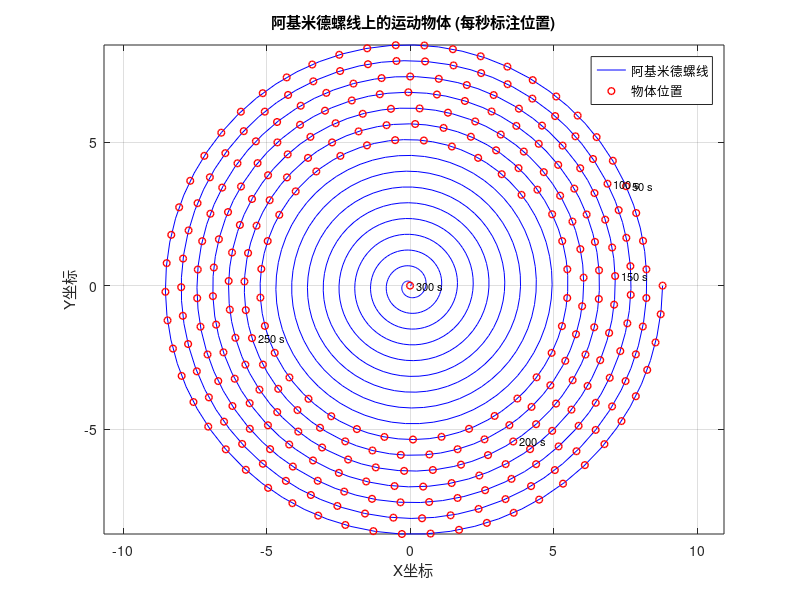

Write MATLAB code to recreate this figure.
clc;
clear;

% 螺距
p = 0.55;
% 圈数
n = 16;

% 计算螺线的参数范围
theta_end = n * 2 * pi;
theta = linspace(0, theta_end, 1000);

% 计算螺线的极坐标
r = p * theta / (2 * pi);

% 将极坐标转换为笛卡尔坐标
x = r .* cos(theta);
y = r .* sin(theta);

% 绘制阿基米德螺线
figure;
plot(x, y, 'b');
hold on;

% 计算螺线的长度
dx_dtheta = @(theta) p / (2 * pi) * cos(theta) - (p * theta / (2 * pi)) .* sin(theta);
dy_dtheta = @(theta) p / (2 * pi) * sin(theta) + (p * theta / (2 * pi)) .* cos(theta);

integrand = @(theta) sqrt(dx_dtheta(theta).^2 + dy_dtheta(theta).^2);
L = integral(integrand, 0, theta_end);
fprintf('阿基米德螺线的长度为: %.2f 米\n', L);

% 运动速度
v = 1; % 米每秒

% 总时间
total_time = 300; % 秒

% 预先分配存储位置的数组
x_positions = zeros(total_time + 1, 1);
y_positions = zeros(total_time + 1, 1);
r_positions = zeros(total_time + 1, 1);
theta_positions = zeros(total_time + 1, 1);

% 计算每一秒的位置
for t = 0:total_time - 1
    distance_traveled = v * t;
    % 计算对应的角度 theta
    theta_func = @(s) integral(integrand, s, theta_end) - distance_traveled;
    theta_t = fzero(theta_func, theta_end / 2); % 估计初值为 theta_end 的一半

    % 计算在该时刻的极坐标
    r_t = p * theta_t / (2 * pi);

    % 计算在该时刻的笛卡尔坐标
    x_t = r_t * cos(theta_t);
    y_t = r_t * sin(theta_t);

    % 存储位置
    x_positions(t + 1) = x_t;
    y_positions(t + 1) = y_t;
    r_positions(t + 1) = r_t;
    theta_positions(t + 1) = theta_t;
end

% 打印每一秒的位置的极坐标
fprintf('时间 (秒)\t r (米)\t\t θ (弧度)\n');
for t = 0:total_time
    fprintf('%d\t\t %.2f\t\t %.2f\n', t, r_positions(t + 1), theta_positions(t + 1));
end

% 在图中标出每一秒的位置
plot(x_positions, y_positions, 'ro', 'MarkerSize', 5, 'LineWidth', 1);
for t = 1:total_time
    if mod(t, 50) == 0 % 每50秒标注一次时间
        text(x_positions(t+1), y_positions(t+1), sprintf('  %d s', t), 'FontSize', 8);
    end
end

% 标注图例和标题
legend('阿基米德螺线', '物体位置');
title('阿基米德螺线上的运动物体 (每秒标注位置)');
xlabel('X坐标');
ylabel('Y坐标');
axis equal;
grid on;






